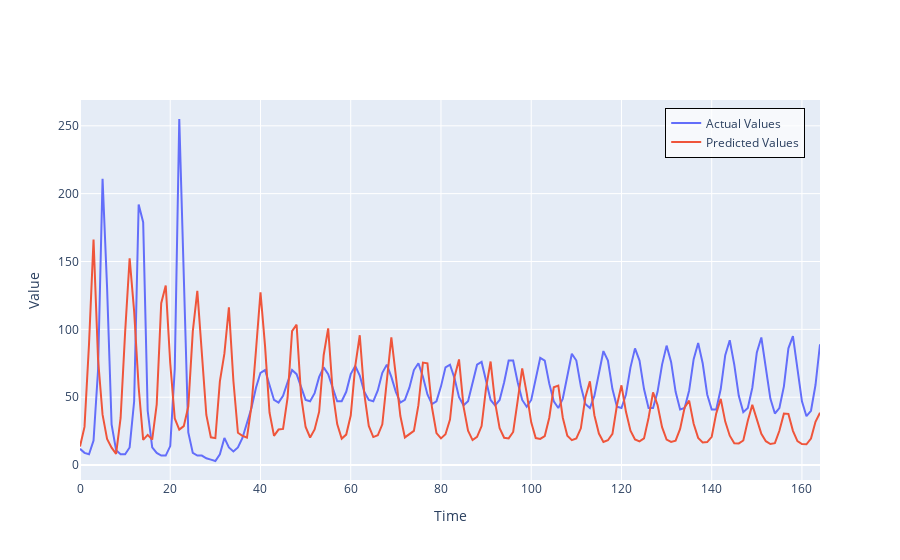

The notebook cell saved with this chart:
### Code cell
fig = go.Figure()
fig.add_trace(go.Scatter(y=y_test.flatten(), mode='lines', name='Actual Values'))
fig.add_trace(go.Scatter(y=y_test_pred.flatten(), mode='lines', name='Predicted Values'))

fig.update_layout(
    xaxis_title='Time',
    yaxis_title='Value',
    legend=dict(
        x=0.98,
        y=0.98,
        xanchor='right',
        yanchor='top',
        bgcolor='rgba(255, 255, 255, 0.7)',  # Optional: translucent white background
        bordercolor='black',
        borderwidth=1
    )
)

fig.show()

### Figure 1 — Plotly figure (JSON) as saved in the notebook; plotly's stock layout.template omitted (floating-point values rounded to 4 significant figures; data arrays with more than 128 entries replaced by an {"elided": "..."} marker saying what was removed)
{"data": [{"mode": "lines", "name": "Actual Values", "type": "scatter", "y": {"elided": "165 int values"}}, {"mode": "lines", "name": "Predicted Values", "type": "scatter", "y": {"elided": "165 float values"}}], "layout": {"legend": {"bgcolor": "rgba(255, 255, 255, 0.7)", "bordercolor": "black", "borderwidth": 1, "x": 0.98, "xanchor": "right", "y": 0.98, "yanchor": "top"}, "xaxis": {"title": {"text": "Time"}}, "yaxis": {"title": {"text": "Value"}}}}
